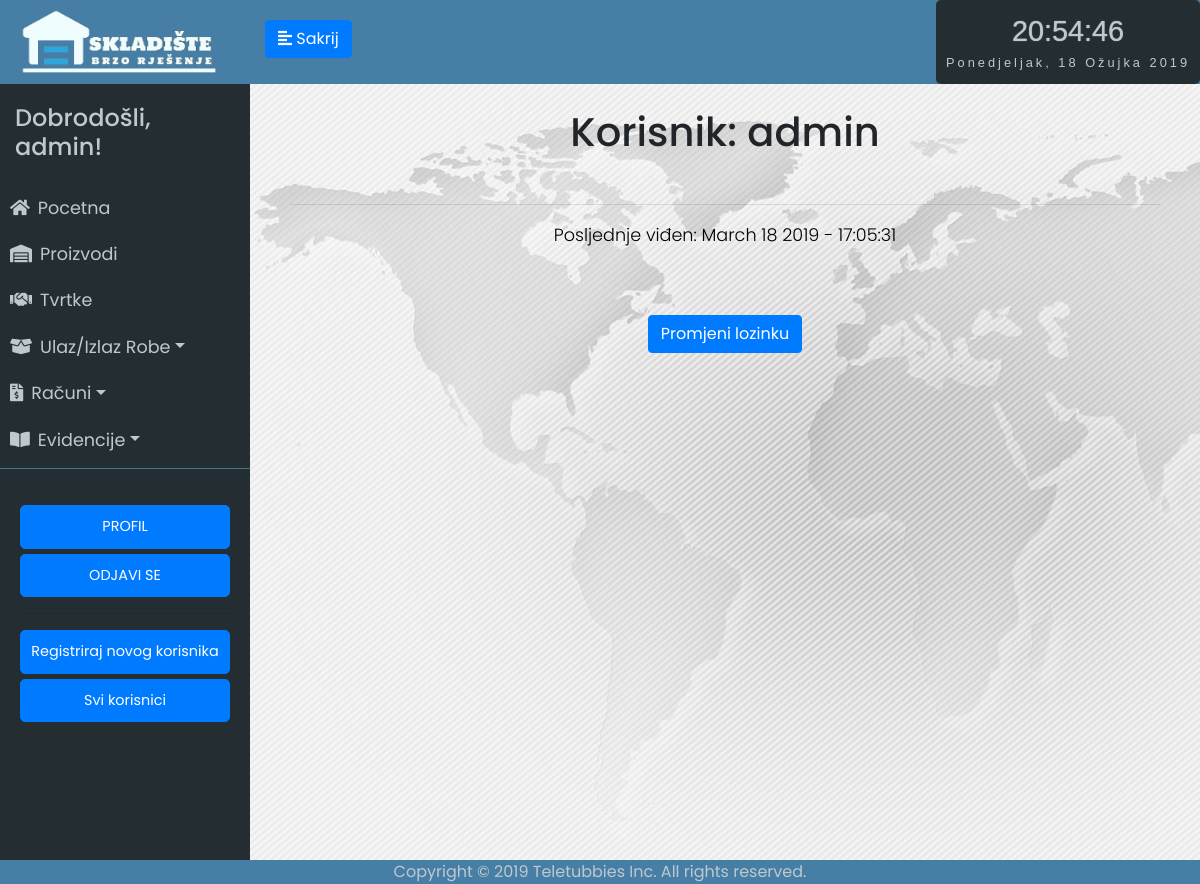
The page /user/admin (signed in) on the database as committed earlier.
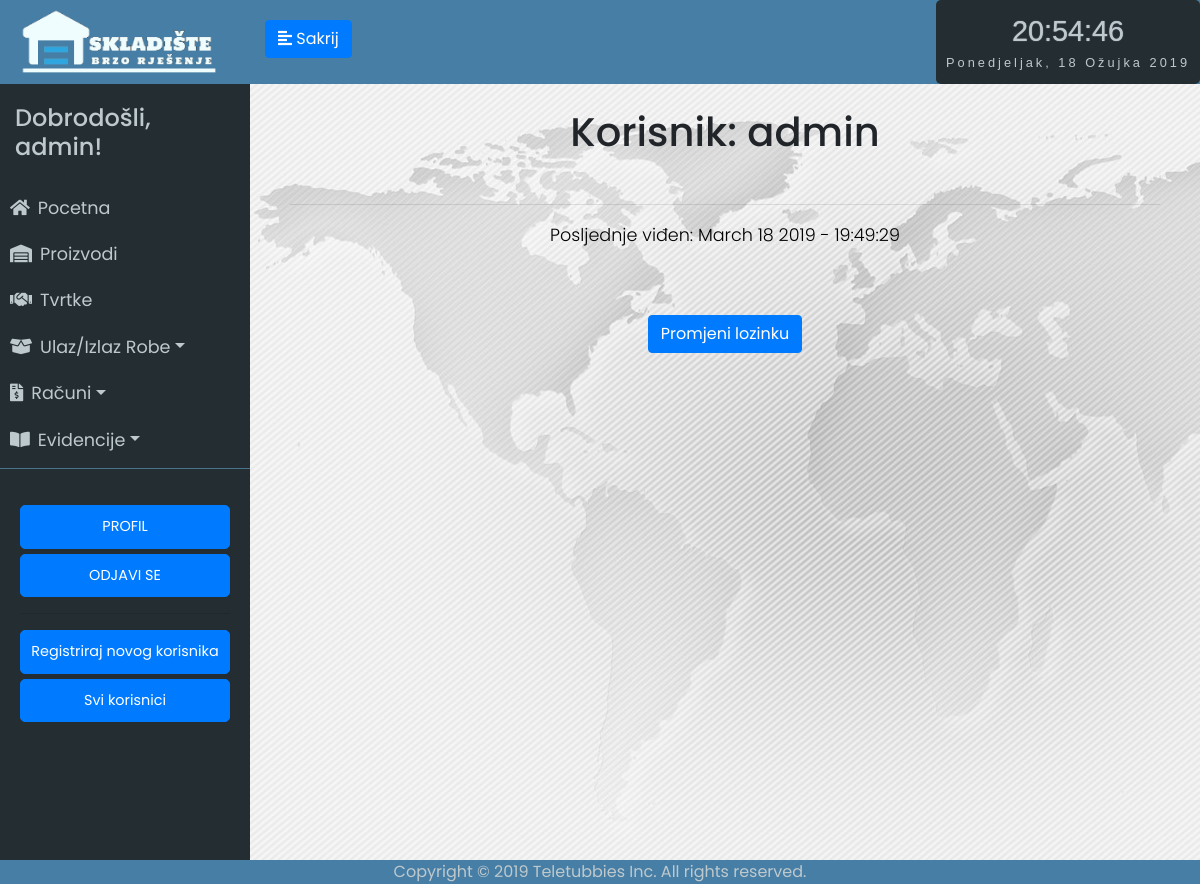
The same page on the database as committed later.
### app/models.py (models this page shows, shortened)
class User(UserMixin, db.Model):
	id = db.Column(db.Integer, primary_key=True)
	username = db.Column(db.String(64), index=True, unique=True)
	email = db.Column(db.String(120), index=True, unique=True)
	password_hash = db.Column(db.String(128))
	last_seen = db.Column(db.DateTime, default=datetime.utcnow)
	rank = db.Column(db.String(32))
	status = db.Column(db.String(32))
	evidencija = db.relationship('Evidencija', backref='user', lazy='dynamic')
	ReceiptUser = db.relationship('Receipt', backref = 'receiptUser', lazy = 'dynamic', foreign_keys = 'Receipt.receipt_user')
	StornoUser = db.relationship('Receipt', backref='stornoUser', lazy='dynamic', foreign_keys = 'Receipt.storno_user')

### app/routes.py (the view, shortened to what this page needs)
@app.route('/user/<username>', methods=['GET', 'POST'])
@login_required
def user(username):
	form = Deactivate()
	form2= SetRank()
	user = User.query.filter_by(username=username).first_or_404()
	if form2.submit2.data:
		if form2.validate_on_submit():
			user.rank=form2.rank.data
			db.session.add(user)
			db.session.commit()
	return render_template('user.html', user=user, form=form, form2=form2)

### app/models.py (called while the page is built)
@login.user_loader
def load_user(id):
	return User.query.get(int(id))

### app/routes.py (called while the page is built)
@app.before_request
def before_request():
	if current_user.is_authenticated:
		current_user.last_seen = datetime.utcnow()
		db.session.commit()

### app/templates/user.html (shortened to what this page needs)
{% extends "base.html" %}
{% block content %}
<div class="stanje-s">
    <h1>Korisnik: {{ user.username }}</h1><br>
    <hr>
    {% if user.last_seen %}<p>Posljednje viđen: {{ user.last_seen.strftime('%B %d %Y - %H:%M:%S') }}</p>{% endif %}<br>
    {%  if current_user.rank == "admin"%}
    <div class="m-4">
   		<button class="btn btn-primary" onclick="window.open('{{ url_for('edit_password', username=user.username) }}')">Promjeni lozinku</button>
   	</div>
    {% endif%}
</div>
{% endblock %}

### app/templates/base.html (shortened to what this page needs)
<html>
<head>
	<link rel="stylesheet" href="https://stackpath.bootstrapcdn.com/bootstrap/4.2.1/css/bootstrap.min.css" integrisha384-GJzZqFGwb1QTTN6wy59ffF1BuGJpLSa9DkKMp0DgiMDm4iYMj70gZWKYbI706tWS">
	<link href="../static/style.css" type="text/css" rel="stylesheet">
	<link rel="stylesheet" href="https://use.fontawesome.com/releases/v5.7.1/css/all.css">
</head>
<body onload="startTime()">
	<div class="wrapper">
	<nav id="sidebar">
		<div class="sidebar-header ">
			<img src="../static/logo5.png" style="width: 200px; height: auto;">
		</div>
		<ul class="list-unstyled components" id="navigation">
			<h4>Dobrodošli, {{ current_user.username }}!</h4>
			<li class="{% block index %}{% endblock %}">
				<a href="{{ url_for('index') }}"><i class="fas fa-home mr-2"></i>Pocetna</a>
			</li>
			<li class="{% block stanje_skladista %}{% endblock %}">
				<a href="{{ url_for('stanje_skladista1') }}"><i class="fas fa-warehouse mr-2"></i>Proizvodi</a>
			</li>
			<li class="{% block dobavljaci %}{% endblock %}">
				<a href="{{ url_for('tvrtke1') }}"><i class="fas fa-handshake mr-2"></i>Tvrtke</a>
			</li>
			<li class="{% block ulaz_izlaz %}{% endblock %}">
				<a href="#pageSubmenu2" data-toggle="collapse" aria-expanded="false" class="dropdown-toggle"><i class="fas fa-box-open mr-2"></i>Ulaz/Izlaz Robe</a>
			</li>
			<li class="{% block racuni %}{% endblock %}">
				<a href="#pageSubmenu3" data-toggle="collapse" aria-expanded="false" class="dropdown-toggle"><i class="fas fa-file-invoice-dollar mr-2"></i>Računi</a>
			</li>
			<li class="{% block evidencije %}{% endblock %}">
				<a href="#pageSubmenu" data-toggle="collapse" aria-expanded="false" class="dropdown-toggle"><i class="fas fa-book-open mr-2"></i>Evidencije</a>
			</li>
		</ul>
		<ul class="list-unstyled CTAs">
                <li>
                    <a href="{{ url_for('user', username=current_user.username) }}" class="btn btn-primary hover-plava">PROFIL</a>
                </li>
                <li>
                    <a href="{{ url_for('logout') }}" class="btn btn-primary hover-plava">ODJAVI SE</a>
                </li>
                {%  if current_user.rank == "admin"%}
                <hr>
                    <li>
                        <a href="{{ url_for('register') }}" class="btn btn-primary hover-plava">Registriraj novog korisnika</a>
                    </li>
                    <li>
                        <a href="{{ url_for('svi_korisnici1') }}" class="btn btn-primary hover-plava">Svi korisnici</a>
                    </li>
                {% endif %}
            </ul>
	</nav>
		<div class="tijelo">
	        <div class="plava-pozadina">
	        	<div class="d-flex bd-highlight">
	  				<div class="bd-highlight">
		            	<button type="button" id="sidebarCollapse" class="btn btn-primary">
			                <i class="fas fa-align-left"></i>
			                <span class="sakrij-tipku"></span>
		            	</button>
		            </div>
	  				<div class="ml-auto bd-highlight">
	  					<div id="clockdate">
		  					<div class="clockdate-wrapper">
		    					<div id="clock"></div>
		    					<div id="date"></div>
		  					</div>
						</div>
					</div>
				</div>
	    	</div>
			<div class="plavo">
			{% block content %}
			{% endblock %}
			</div>
		</div>
<footer>Copyright © 2019 Teletubbies Inc. All rights reserved.</footer>
</body>
</html>

### app/static/style.css (style rules this page uses)
body { font-family: 'Poppins', sans-serif; background: #fafafa; }
p { font-family: 'Poppins', sans-serif; font-size: 1.1em; font-weight: 300; line-height: 1.7em; color: black; }
h4 { padding: 15px; }
.wrapper { display: flex; width: 100%; align-items: stretch; }
a, a:hover, a:focus { color: inherit; text-decoration: none; transition: all 0.3s; }
#sidebar { min-width: 250px; max-width: 250px; min-height: 100vh; background: #242d32; color: #bec9cd; transition: all 0.3s; }
#sidebarCollapse { margin-top: 20px; margin-left: 15px; }
#sidebar .sidebar-header { padding: 7.5px 20px; background: #477ea5; color: #f0fdfe; }
#sidebar ul.components { padding: 5px 0; border-bottom: 1px solid #47748b; }
#sidebar ul li a { padding: 10px; font-size: 1.1em; display: block; }
ul.CTAs { padding: 20px; }
ul.CTAs a { text-align: center; font-size: 0.9em !important; display: block; border-radius: 5px; margin-bottom: 5px; }
.tijelo { display: inline-block; width: 100%; }
.plavo { display: inline-block; width: 100%; text-align: center; }
.plava-pozadina { background-color: #477ea5; display: inline-block; width: 100%; height: 84px; }
.stanje-s { padding-top: 3vh; padding-left: 5vh; padding-right: 5vh; background-image: url('map.jpg'); height: 100vh; }
.sakrij-tipku:before { content: 'Sakrij'; }
.clockdate-wrapper { background-color: #242d32; padding:10px; max-width:350px; width:100%; text-align:center; border-radius:5px; margin:0 auto; height: 84px; }
#clock { background-color:#242d32; font-family: sans-serif; font-size:1.8rem; text-shadow:0px 0px 1px #bec9cd; color:#bec9cd; }
#date { letter-spacing:3px; font-size:0.8rem; font-family:arial,sans-serif; color:#bec9cd; }
footer { position: fixed; left: 0; bottom: 0; width: 100%; background-color: #477ea5; color: #bec9cd; text-align: center; }
:root { --mainColor: #007bff; }

Rows that differ between the two databases and show on the page:
changed User "admin": last_seen "March 18 2019 - 17:05:31" → "March 18 2019 - 19:49:29"
